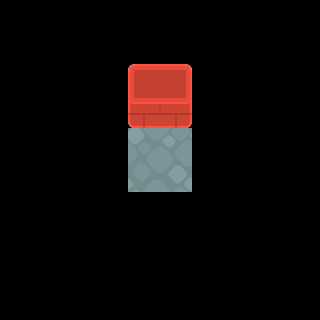

This is a level from a 2D game, rendered from its Tiled map with the project's own tilesets. A one-line summary and the map file follow, with tile-layer data summarised:
An orthogonal 5x5 tile map with 64x64 px tiles, 3 tile layers (regions, input_Ground, output_Walls).

<map version="1.2" tiledversion="1.2.1" orientation="orthogonal" renderorder="right-down" width="5" height="5" tilewidth="64" tileheight="64" infinite="0" nextlayerid="9" nextobjectid="1">
 <tileset firstgid="1" name="sokoban_tilesheet" tilewidth="64" tileheight="64" tilecount="104" columns="13">
  <image source="sokoban_tilesheet.png" width="832" height="512" />
 </tileset>
 <layer id="6" name="regions" width="5" height="5">
  <data>[25 cells, 2 non-empty, 1 distinct tile ids]</data>
 </layer>
 <layer id="7" name="input_Ground" width="5" height="5">
  <properties>
   <property name="StrictEmpty" type="bool" value="true" />
  </properties>
  <data>[25 cells, 1 non-empty, 1 distinct tile ids]</data>
 </layer>
 <layer id="8" name="output_Walls" width="5" height="5">
  <data>[25 cells, 1 non-empty, 1 distinct tile ids]</data>
 </layer>
</map>
